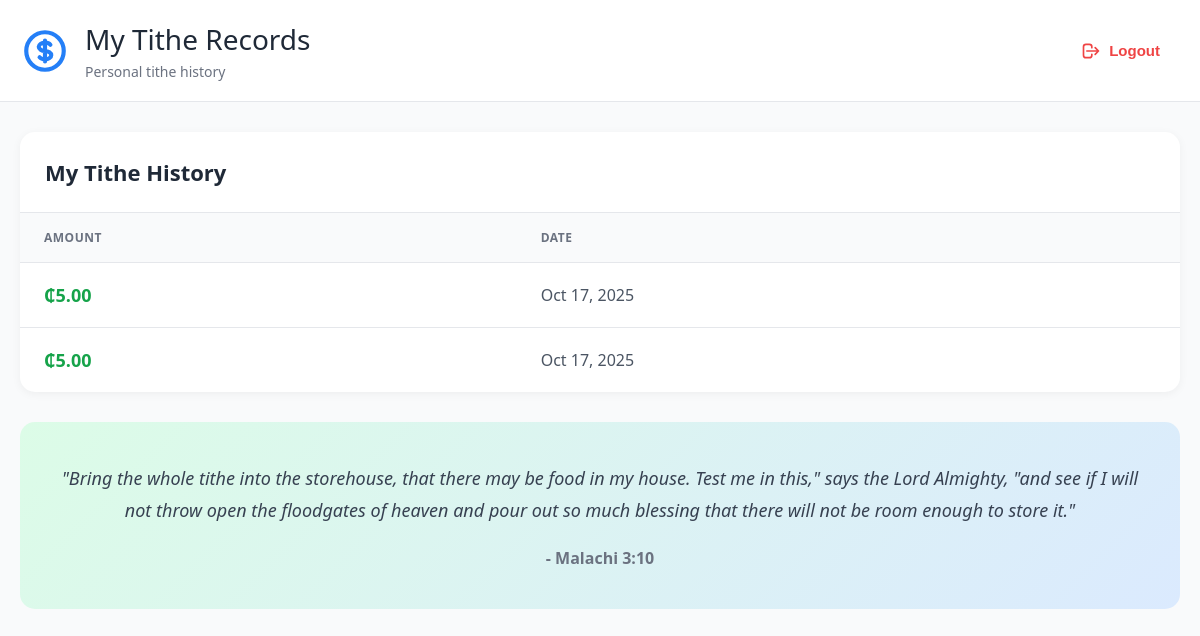
The app's page /tithe/tithe/user/ (signed in) with its own data.
### tithe/models.py (models this page shows, shortened)
class Tithe(models.Model):
    user = models.ForeignKey(CustomUser,on_delete=models.CASCADE)
    amount = models.DecimalField(decimal_places=2, max_digits=10)
    date = models.DateField()

### tithe/views.py (the view)
# urls.py: path('tithe/user/', views.list_related_user, name='user-tithe'),
def list_related_user(request):
    user = request.user
    tithe = Tithe.objects.filter(user=user).all()
    return render(request,"tithe/user-tithe.html",{"tithe":tithe})

### tithe/templates/tithe/user-tithe.html (shortened to what this page needs)
{% extends 'tithe/base.html' %}
{% block content %}
<div class="dashboard">
    <header class="header">
        <div class="header-content">
            <div class="header-left">
                <div class="header-icon">
                    <svg fill="none" stroke="currentColor" viewBox="0 0 24 24">
                        <path stroke-linecap="round" stroke-linejoin="round" stroke-width="2" d="M12 8c-1.657 0-3 .895-3 2s1.343 2 3 2 3 .895 3 2-1.343 2-3 2m0-8c1.11 0 2.08.402 2.599 1M12 8V7m0 1v8m0 0v1m0-1c-1.11 0-2.08-.402-2.599-1M21 12a9 9 0 11-18 0 9 9 0 0118 0z"/>
                    </svg>
                </div>
                <div>
                    <div class="header-title">My Tithe Records</div>
                    <div class="header-subtitle">Personal tithe history</div>
                </div>
            </div>
            <form method="POST" action="{% url 'tithe:logout_user' %}">
                <button type="submit" class="btn-logout">
                    <svg fill="none" stroke="currentColor" viewBox="0 0 24 24">
                        <path stroke-linecap="round" stroke-linejoin="round" stroke-width="2" d="M17 16l4-4m0 0l-4-4m4 4H7m6 4v1a3 3 0 01-3 3H6a3 3 0 01-3-3V7a3 3 0 013-3h4a3 3 0 013 3v1"/>
                    </svg>
                    Logout
                </button>
            </form>
        </div>
    </header>
    <div class="main-content">
        <div class="table-section">
            <div class="table-header">
                <div class="table-title">My Tithe History</div>
            </div>
            <table>
                <thead>
                    <tr>
                        <th>Amount</th>
                        <th>Date</th>
                    </tr>
                </thead>
                <tbody>
                    {% for tithe in tithe %}
                    <tr>
                        <td><span class="amount" style="font-size: 18px;">₵{{ tithe.amount }}</span></td>
                        <td>{{ tithe.date|date:"M d, Y" }}</td>
                    </tr>
                    {% empty %}
                    <tr>
                        <td colspan="2" style="text-align: center; padding: 40px; color: #9ca3af;">No tithe records found</td>
                    </tr>
                    {% endfor %}
                </tbody>
            </table>
        </div>
        <div class="quote-section">
            <p class="quote-text">
                "Bring the whole tithe into the storehouse, that there may be food in my house.
                Test me in this," says the Lord Almighty, "and see if I will not throw open the
                floodgates of heaven and pour out so much blessing that there will not be room
                enough to store it."
            </p>
            <p class="quote-author">- Malachi 3:10</p>
        </div>
    </div>
</div>
{% endblock %}

### tithe/templates/tithe/base.html (style rules this page uses)
* { margin: 0; padding: 0; box-sizing: border-box; }
body { font-family: 'Segoe UI', Tahoma, Geneva, Verdana, sans-serif; background: linear-gradient(135deg, #f0fdf4 0%, #dbeafe 100%); min-height: 100vh; }
.dashboard { min-height: 100vh; background: #f9fafb; }
.header { background: white; border-bottom: 1px solid #e5e7eb; padding: 20px 0; }
.header-content { max-width: 1400px; margin: 0 auto; padding: 0 20px; display: flex; justify-content: space-between; align-items: center; }
.header-left { display: flex; align-items: center; }
.header-icon { width: 50px; height: 50px; margin-right: 15px; }
.header-icon svg { stroke:#247ff7ff; }
.header-title { font-size: 28px; color: #1f2937; margin-bottom: 4px; }
.header-subtitle { font-size: 14px; color: #6b7280; }
.btn-logout { display: flex; align-items: center; gap: 8px; padding: 10px 20px; background: transparent; border: none; color: #ef4444; border-radius: 8px; cursor: pointer; font-size: 15px; font-weight: 600; transition: background 0.3s; }
.btn-logout svg { width: 20px; height: 20px; stroke: #ef4444; }
.main-content { max-width: 1400px; margin: 0 auto; padding: 30px 20px; }
.table-section { background: white; border-radius: 15px; box-shadow: 0 2px 10px rgba(0, 0, 0, 0.05); overflow: hidden; }
.table-header { padding: 25px; border-bottom: 1px solid #e5e7eb; display: flex; justify-content: space-between; align-items: center; }
.table-title { font-size: 22px; color: #1f2937; font-weight: bold; }
table { width: 100%; border-collapse: collapse; }
thead { background: #f9fafb; }
th { padding: 16px 24px; text-align: left; font-size: 12px; font-weight: 700; color: #6b7280; text-transform: uppercase; letter-spacing: 0.5px; }
td { padding: 20px 24px; border-top: 1px solid #e5e7eb; color: #4b5563; }
tbody tr { transition: background 0.2s; }
.amount { color: #16a34a; font-weight: 700; font-size: 16px; }
.quote-section { margin-top: 30px; background: linear-gradient(135deg, #dcfce7 0%, #dbeafe 100%); border-radius: 15px; padding: 40px; text-align: center; }
.quote-text { font-size: 18px; color: #374151; font-style: italic; line-height: 1.8; margin-bottom: 20px; }
.quote-author { color: #6b7280; font-weight: 600; font-size: 16px; }

### records on screen
Tithe: amount "5.00", date "Oct 17, 2025"
Tithe: amount "5.00", date "Oct 17, 2025"
